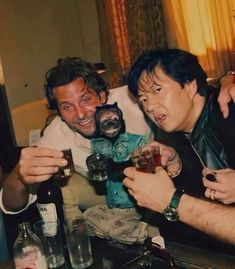
#> input picture python/test-img/img.jpg, 235 x 269 px
$ python main.py
#> lines starting #> are read from the running program, lines starting #| are printed output that depends on the picture
from PIL import Image
im = Image.open('img.jpg')
#> im is the input picture: PIL image 235x269 RGB; mean R, G, B 95.9, 73.6, 54.4
width, height = im.size[0], im.size[1]
#> width = 235; height = 269
new_im = Image.new('RGB', (width, height))
#> new_im: PIL image 235x269 RGB; every value is 0
new_pix = new_im.load()
pix = im.load()
for j in range(height):
    for i in range(width):
        r, g, b = pix[i, j]
        pix_used = 1
        if i > 0:
            t_r, t_g, t_b = pix[i-1, j]
            r, g, b = (t_r+r, t_g+g, t_b+b)
            pix_used += 1
        if i < width-1:
            t_r, t_g, t_b = pix[i+1, j]
            r, g, b = (t_r+r, t_g+g, t_b+b)
            pix_used += 1
        if j > 0:
            t_r, t_g, t_b = pix[i, j-1]
            r, g, b = (t_r+r, t_g+g, t_b+b)
            pix_used += 1
        if j < height-1:
            t_r, t_g, t_b = pix[i, j+1]
            r, g, b = (t_r+r, t_g+g, t_b+b)
            pix_used += 1
        if i > 0 and j > 0:
            t_r, t_g, t_b = pix[i-1, j-1]
            r, g, b = (t_r+r, t_g+g, t_b+b)
            pix_used += 1
        if i < width-1 and j > 0:
            t_r, t_g, t_b = pix[i+1, j-1]
            r, g, b = (t_r+r, t_g+g, t_b+b)
            pix_used += 1
        if j > 0 and i > 0:
            t_r, t_g, t_b = pix[i-1, j-1]
            r, g, b = (t_r+r, t_g+g, t_b+b)
            pix_used += 1
        if j < height-1 and i < width-1:
            t_r, t_g, t_b = pix[i+1, j+1]
            r, g, b = (t_r+r, t_g+g, t_b+b)
            pix_used += 1

        if i > 1:
            t_r, t_g, t_b = pix[i-2, j]
            r, g, b = (t_r+r, t_g+g, t_b+b)
            pix_used += 1
        if i < width-2:
            t_r, t_g, t_b = pix[i+2, j]
            r, g, b = (t_r+r, t_g+g, t_b+b)
            pix_used += 1
        if j > 1:
            t_r, t_g, t_b = pix[i, j-2]
            r, g, b = (t_r+r, t_g+g, t_b+b)
            pix_used += 1
        if j < height-2:
            t_r, t_g, t_b = pix[i, j+2]
            r, g, b = (t_r+r, t_g+g, t_b+b)
            pix_used += 1
        if i > 1 and j > 1:
            t_r, t_g, t_b = pix[i-2, j-2]
            r, g, b = (t_r+r, t_g+g, t_b+b)
            pix_used += 1
        if i < width-2 and j > 1:
            t_r, t_g, t_b = pix[i+2, j-2]
            r, g, b = (t_r+r, t_g+g, t_b+b)
            pix_used += 1
        if j > 1 and i > 1:
            t_r, t_g, t_b = pix[i-2, j-2]
            r, g, b = (t_r+r, t_g+g, t_b+b)
            pix_used += 1
        if j < height-2 and i < width-2:
            t_r, t_g, t_b = pix[i+2, j+2]
            r, g, b = (t_r+r, t_g+g, t_b+b)
            pix_used += 1
        new_pix[i, j] = (int(r/pix_used), int(g/pix_used), int(b/pix_used))
new_im.save('new-img-2.png')
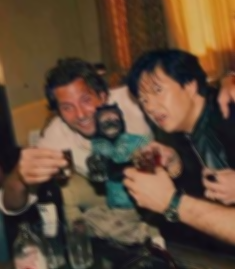
#> saved as new-img-2.png: PIL image 235x269 RGB; mean R, G, B 95.5, 73.2, 53.9
